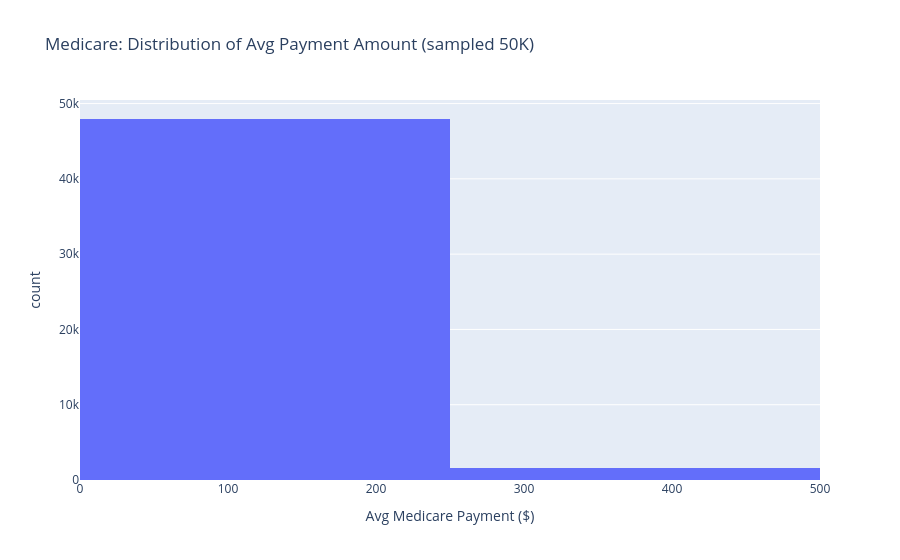

Notebook source saved alongside this figure:
### Code cell
# Chart 4: Medicare Average Payment Distribution (sampled 50K rows)
payment_df = con.execute("""
    SELECT Avg_Mdcr_Pymt_Amt
    FROM medicare_raw
    USING SAMPLE 50000
""").df()

fig = px.histogram(payment_df, x="Avg_Mdcr_Pymt_Amt", nbins=100,
                   title="Medicare: Distribution of Avg Payment Amount (sampled 50K)",
                   labels={"Avg_Mdcr_Pymt_Amt": "Avg Medicare Payment ($)"},
                   color_discrete_sequence=["#636EFA"])
fig.update_xaxes(range=[0, 500])
fig.show()

### Figure 1 — Plotly figure (JSON) as saved in the notebook; plotly's stock layout.template omitted (floating-point values rounded to 4 significant figures; data arrays with more than 128 entries replaced by an {"elided": "..."} marker saying what was removed)
{"data": [{"bingroup": "x", "hovertemplate": "Avg Medicare Payment ($)=%{x}<br>count=%{y}<extra></extra>", "legendgroup": "", "marker": {"color": "#636EFA", "pattern": {"shape": ""}}, "name": "", "nbinsx": 100, "orientation": "v", "showlegend": false, "type": "histogram", "x": {"elided": "50000 float values"}, "xaxis": "x", "yaxis": "y"}], "layout": {"barmode": "relative", "legend": {"tracegroupgap": 0}, "title": {"text": "Medicare: Distribution of Avg Payment Amount (sampled 50K)"}, "xaxis": {"anchor": "y", "domain": [0, 1], "range": [0, 500], "title": {"text": "Avg Medicare Payment ($)"}}, "yaxis": {"anchor": "x", "domain": [0, 1], "title": {"text": "count"}}}}
